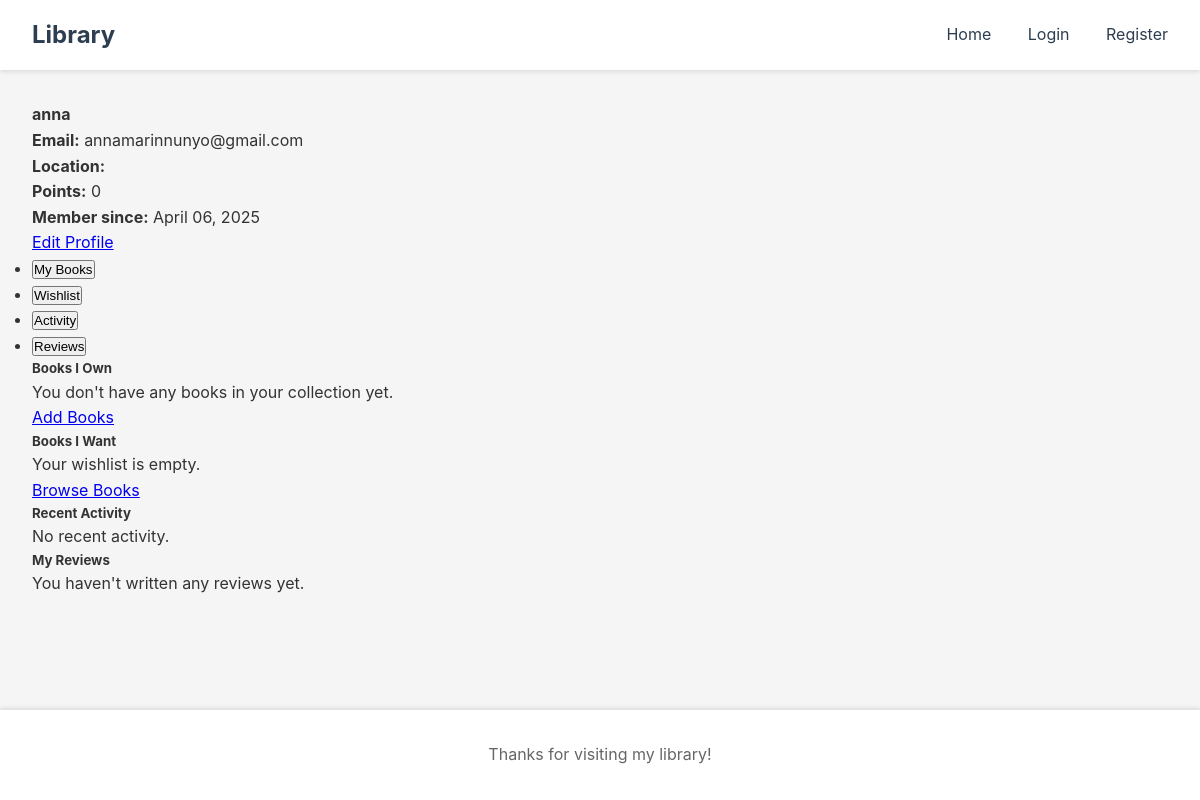
The page /accounts/profile/ (signed in) on the database as committed earlier.
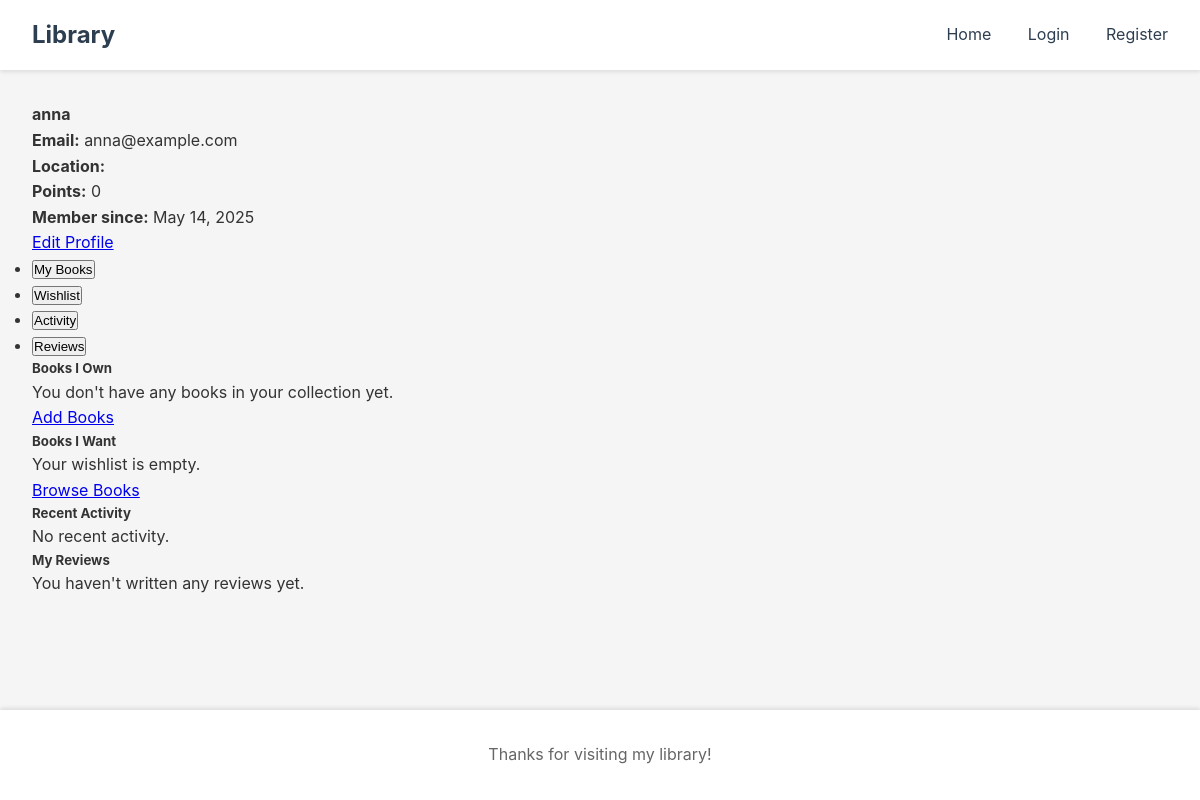
The same page on the database as committed later.
### web/models.py (models this page shows, shortened)
class User(models.Model):
    userId = models.AutoField(primary_key=True)
    auth_user = models.OneToOneField(AuthUser, on_delete=models.CASCADE, related_name='custom_user', null=True)
    points = models.IntegerField(default=0)
    location = models.CharField(max_length=255, default="not specified")
    name = models.CharField(max_length=255, default="Anonymous")
    email = models.EmailField(unique=True)
    joined_date = models.DateTimeField(auto_now_add=True)
    profile_image = models.ImageField(upload_to='profile_images/', null=True, blank=True)
    description = models.TextField(blank=True, default="")

### web/views.py (the view)
# urls.py: path('accounts/profile/', views.profile_view, name='profile'),
@login_required
def profile_view(request):
    custom_user, created = User.objects.get_or_create(
        auth_user=request.user,
        defaults={
            'name': request.user.username,
            'email': request.user.email
        }
    )
    have_list = Have.objects.filter(user=custom_user)
    want_list = Want.objects.filter(user=custom_user)
    exchanges_list = Exchange.objects.filter(user1=custom_user)
    sales_list = SaleDonation.objects.filter(user=custom_user)
    reviews_list = Review.objects.filter(user=custom_user)
    context = {
        'django_user': request.user,
        'user': custom_user,
        'have_list': have_list,
        'want_list': want_list,
        'exchanges_list': exchanges_list,
        'sales_list': sales_list,
        'reviews_list': reviews_list,
    }
    return render(request, 'profile.html', context)

### web/templates/profile.html (shortened to what the changed rows need)
{% extends 'base.html' %}
{% block content %}
<div class="container mt-5">
    <div class="row">
        <div class="col-md-4">
            <div class="card mb-4">
                <div class="card-header bg-primary text-white">
                    <h4>{{ user.name }}</h4>
                </div>
                <div class="card-body">
                    <p><strong>Email:</strong> {{ user.email }}</p>
                    <p><strong>Location:</strong> {{ user.ubication }}</p>
                    <p><strong>Points:</strong> <span class="badge bg-success">{{ user.points }}</span></p>
                    <p><strong>Member since:</strong> {{ user.joined_date|date:"F d, Y" }}</p>
                    <a href="#" class="btn btn-outline-primary">Edit Profile</a>
                </div>
            </div>
        </div>
    </div>
</div>
{% endblock %}

Rows that differ between the two databases and show on the page:
changed User "anna": email "annamarinnunyo@gmail.com" → "anna@example.com"; joined_date "April 06, 2025" → "May 14, 2025"
